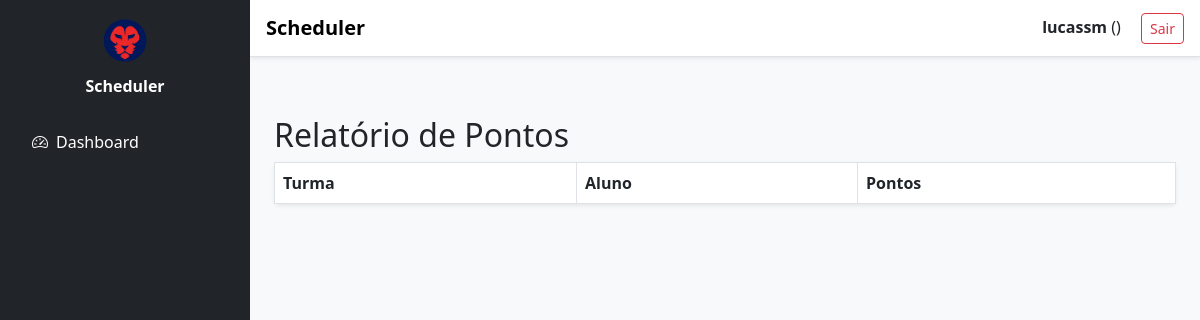
The page /report/ (signed in) on the database as committed earlier.
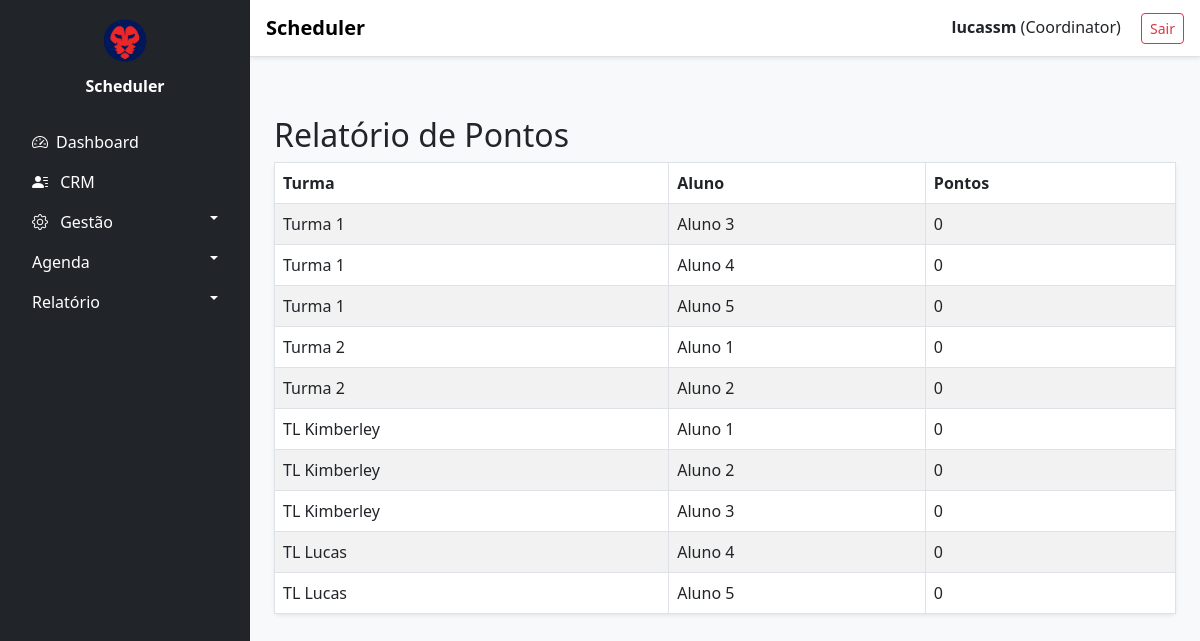
The same page on the database as committed later.
### accounts/models.py (models this page shows, shortened)
class User(AbstractUser):
    ROLE_CHOICES = [
        ('COORDINATOR', 'Coordinator'),
        ('TEACHER', 'Teacher'),
        ('STUDENT', 'Student'),
    ]
    role = models.CharField(max_length=20, choices=ROLE_CHOICES)

### core/models.py (models this page shows, shortened)
class ClassRoom(models.Model):
    name = models.CharField(max_length=100)
    schedule = models.TimeField()
    book_level = models.CharField(max_length=50)

class Student(models.Model):
    full_name = models.CharField(max_length=100)
    classroom = models.ForeignKey(ClassRoom, on_delete=models.CASCADE)
    active = models.BooleanField(default=True)

### core/views.py (the view)
# urls.py: path('report/', views.report, name='report'),
@login_required
def report(request):
    user = request.user
    if user.role == 'TEACHER':
        classrooms = ClassRoom.objects.filter(teacher=user)
    elif user.role == 'COORDINATOR':
        classrooms = ClassRoom.objects.all()
    else:
        classrooms = ClassRoom.objects.none()
    report_data = []
    for classroom in classrooms:
        students = Student.objects.filter(classroom=classroom)
        for student in students:
            records = AttendanceRecord.objects.filter(student=student)
            total_points = 0
            for record in records:
                total_points += (
                    record.present +
                    record.punctual +
                    record.uniform +
                    record.book +
                    record.repost
                )
            report_data.append({
                'classroom': classroom.name,
                'student': student.full_name,
                'points': total_points,
            })
    return render(request, 'core/report.html', {'report_data': report_data})

### core/templates/core/report.html
{% extends 'base.html' %}
{% block content %}
<h2>Relatório de Pontos</h2>
<table class="table table-striped table-hover table-bordered rounded shadow-sm">
    <thead>
        <tr>
            <th>Turma</th>
            <th>Aluno</th>
            <th>Pontos</th>
        </tr>
    </thead>
    <tbody>
        {% for row in report_data %}
        <tr>
            <td>{{ row.classroom }}</td>
            <td>{{ row.student }}</td>
            <td>{{ row.points }}</td>
        </tr>
        {% endfor %}
    </tbody>
</table>
{% endblock %}

### templates/base.html (shortened to what this page needs)
{% load static %}
<!DOCTYPE html>
<html lang="pt-br">
<head>
  <link href="https://cdn.jsdelivr.net/npm/bootstrap-icons@1.10.5/font/bootstrap-icons.css" rel="stylesheet">
  <link href="https://cdn.jsdelivr.net/npm/bootstrap@5.3.0/dist/css/bootstrap.min.css" rel="stylesheet">
</head>
<body class="bg-light">
{% if user.is_authenticated %}
<div class="sidebar d-none d-lg-block text-white">
  <div class="text-center mb-4">
    <img src="{% static 'core/logo.png' %}" alt="Logo" style="width: 50px;">
    <div class="fw-bold mt-2">Scheduler</div>
  </div>
  <ul class="nav flex-column">
    <li><a class="nav-link" href="{% url 'dashboard' %}"><i class="bi bi-speedometer2 me-2"></i>Dashboard</a></li>
    {% if user.role == "COORDINATOR" %}
    <li><a class="nav-link" href="{% url 'lead_list' %}"><i class="bi bi-person-lines-fill me-2"></i> CRM</a></li>
    <li class="nav-item">
      <a class="nav-link text-white dropdown-toggle {% if request.path|slice:"1:9" == 'teachers' or request.path|slice:"1:9" == 'students' or request.path|slice:"1:10" == 'classrooms' %}show{% endif %}"
        data-bs-toggle="collapse"
        href="#gestaoSubmenu"
        role="button"
        aria-expanded="{% if request.path|slice:"1:9" == 'teachers' or request.path|slice:"1:9" == 'students' or request.path|slice:"1:10" == 'classrooms' %}true{% else %}false{% endif %}"
        aria-controls="gestaoSubmenu">
        <i class="bi bi-gear me-2"></i> Gestão
      </a>
    </li>
    <li class="nav-item">
      <a class="nav-link dropdown-toggle" data-bs-toggle="collapse" href="#agendaMenu" role="button">Agenda</a>
    </li>
    <li class="nav-item">
      <a class="nav-link dropdown-toggle" data-bs-toggle="collapse" href="#relatorioMenu" role="button">Relatório</a>
    </li>
    {% elif user.role == "TEACHER" %}
      <li><a class="nav-link" href="{% url 'teacher_schedule_detail' teacher_id=user.id %}">Minha Agenda</a></li>
    {% endif %}
  </ul>
</div>
{% endif %}
<nav class="navbar navbar-expand-lg navbar-light bg-white border-bottom shadow-sm fixed-top" style="left: 250px;">
  <div class="container-fluid px-3">
    <a class="navbar-brand fw-bold" href="#">Scheduler</a>
    {% if user.is_authenticated %}
    <div class="ms-auto">
      <span><strong>{{ user.get_full_name|default:user.username }}</strong> ({{ user.role|title }})</span>
      <form action="{% url 'logout' %}" method="post" class="d-inline ms-3">
        <button class="btn btn-outline-danger btn-sm">Sair</button>
      </form>
    </div>
    {% endif %}
  </div>
</nav>
<main class="pt-5 mt-5 px-4">
  {% block content %}{% endblock %}
</main>
</body>
</html>

### templates/base.html (style rules this page uses)
body { padding-left: 250px; padding-top: 20px; }
.sidebar { width: 250px; height: 100vh; position: fixed; top: 0; left: 0; background-color: #212529; padding: 1rem; overflow-y: auto; z-index: 1040; }
.sidebar .nav-link { color: #ffffff; }
.sidebar .dropdown-toggle::after { float: right; margin-top: 0.4rem; }
.navbar.fixed-top { z-index: 1050; left: 250px; width: calc(100% - 250px); }

Rows that differ between the two databases and show on the page:
changed User "lucassm": role (not shown) → "Coordinator"
added ClassRoom: classroom "Turma 1" "Turma 1" "Turma 1"
added Student: student "Aluno 3"
added Student: student "Aluno 4"
added Student: student "Aluno 5"
added ClassRoom: classroom "Turma 2" "Turma 2"
added Student: student "Aluno 1"
added Student: student "Aluno 2"
added ClassRoom: classroom "TL Kimberley" "TL Kimberley" "TL Kimberley"
added Student: student "Aluno 1"
added Student: student "Aluno 2"
added Student: student "Aluno 3"
added ClassRoom: classroom "TL Lucas" "TL Lucas"
added Student: student "Aluno 4"
added Student: student "Aluno 5"
Other text that changed with them:
text now shown: "CRM Gestão Agenda Relatório"
new list line: "0"
